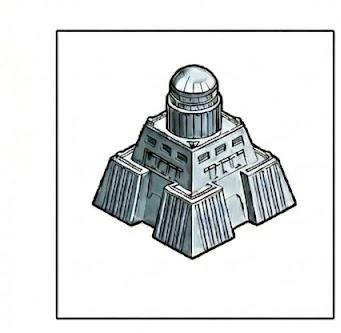
#> input picture debug_cell.png, 341 x 333 px
$ python -i process_buildings.py   (imports and definitions only)
#> lines starting #> are read from the running program, lines starting #| are printed output that depends on the picture; after the words box and inside, x2 and y2 are one past the last pixel; in counts of white or black regions, pixels touching at a corner belong together
import os
import sys
from PIL import Image, ImageOps, ImageChops

def colorize_image(img_rgba, hex_color):
    """
    흰 배경을 날린 이미지의 알파 채널을 유지한 채,
    회색조로 변환한 뒤 입력받은 hex_color 계열로 밝게 틴트를 입힙니다.
    """
    hex_color = hex_color.lstrip('#')
    if len(hex_color) == 6:
        r, g, b = tuple(int(hex_color[i:i+2], 16) for i in (0, 2, 4))
    else:
        r, g, b = (128, 128, 128)

    alpha = img_rgba.split()[3]
    gray = img_rgba.convert('L')

    # 색상을 화사하면서도 선명하게 조정 (밝은 보드판 위에서 뚜렷하게 보이도록)
    # 검은 선 매핑: 원래 색의 아주 어두운 버전(거의 검은색)에 가깝게
    dark_c = (int(r * 0.2), int(g * 0.2), int(b * 0.2))
    # 흰 면 매핑: 파스텔톤이 너무 옅어지지 않도록, 원색에 흰색을 아주 약간만(25%) 섞어주어 선명함 유지
    light_c = (int(r + (255 - r) * 0.25), int(g + (255 - g) * 0.25), int(b + (255 - b) * 0.25))

    tinted = ImageOps.colorize(gray, black=dark_c, white=light_c)
    tinted.putalpha(alpha)
    return tinted

def make_transparent_and_clean(img):
    from PIL import ImageDraw

    # 건물이 중앙에 위치한다는 것을 가정하고, 가장자리에 있는 모든 노이즈/격자선을 무식하게 흰색으로 덮어버립니다.
    # 좌, 우, 상, 하 여백이 다르므로 각각 알맞은 두께로 덮습니다. (왼쪽 격자선 잔여물 제거)
    draw = ImageDraw.Draw(img)
    w, h = img.size
    wipe_left = 60
    wipe_right = 50
    wipe_top = 40
    wipe_bottom = 45
    draw.rectangle([0, 0, w, wipe_top], fill=(255, 255, 255, 255))
    draw.rectangle([0, h - wipe_bottom, w, h], fill=(255, 255, 255, 255))
    draw.rectangle([0, 0, wipe_left, h], fill=(255, 255, 255, 255))
    draw.rectangle([w - wipe_right, 0, w, h], fill=(255, 255, 255, 255))

    gray = img.convert('L')
    bw = gray.point(lambda p: 255 if p > 230 else 0)

    # 테두리를 모두 흰색으로 덮었으므로, (0,0) 좌표는 무조건 배경(흰색). 여기서 한 번만 floodfill 하면 됩니다.
    ImageDraw.floodfill(bw, (0, 0), 128)

    mask = bw.point(lambda p: 0 if p == 128 else 255)

    img = img.convert("RGBA")
    img.putalpha(mask)
    return img

def process_buildings(source_path, dest_dir):
#> called with source_path = 'debug_cell.png', dest_dir = 'out.png'
    try:
        img = Image.open(source_path).convert('RGBA')
#> img is the input picture: PIL image 341x333 RGBA; mean R, G, B, A 224.6, 226.4, 226.8, 255
    except Exception as e:
        print(f"이미지 열기 실패: {e}")
        return

    width, height = img.size
#> width = 341; height = 333

    # 2x3 그리드 분할: 3열 2행
    cell_w = width // 3
#> cell_w = 113
    cell_h = height // 2
#> cell_h = 166

    # 그리드 순서 구역 (상단 좌->우, 하단 좌->우)
    # 상단 0, 1, 2 = 의회, 연구소, 광산
    # 하단 0, 1, 2 = 아카데미, 가이아포머, 교역소
    layouts = [
        "planetary_institute", "research_lab", "mine",
        "academy", "gaiaformer", "trading_station"
    ]

    # 건물별 스케일 비율 (1.0 = 캔버스 꽉 채움, 0.7 = 70% 크기로 축소)
    BUILDING_SCALE = {
        "planetary_institute": 0.70,
        "research_lab":        0.60,
        "mine":                0.60,
        "academy":             0.70,
        "gaiaformer":          0.55,
        "trading_station":     0.60,
    }

    # gameConfig.ts에 기반한 종족(행성)별 기준 색상표 + 다카니안/팅커로이드 소행성
    COLORS = {
        'terra': '#3B5998',
        'oxide': '#E65100',
        'volcanic': '#B71C1C',
        'desert': '#F9A825',
        'swamp': '#8B5A2B',    # 갈색(Swamp)을 더 밝고 따뜻한 톤으로 변경하여 구별감 향상 (#4E342E -> #8B5A2B)
        'titanium': '#757575', # 회색(Titanium)을 더 밝은 은회색으로 변경하여 갈색과 대비되게 함 (#424242 -> #757575)
        'ice': '#B3E5FC',
        'proto': '#00E5FF',
        'asteroid': '#AB47BC'  # 소행성 색상 추가
    }

    if not os.path.exists(dest_dir):
        os.makedirs(dest_dir, exist_ok=True)

    # 픽셀에 의존하는 하드코딩된 마진을 제거합니다.
    # 통일된 캔버스 크기를 260x260 정도로 지정합니다.
    canvas_w = 260
    canvas_h = 260

    for idx, b_name in enumerate(layouts):
        if not b_name:
            continue

        col = idx % 3
        row = idx // 3

        # 영역을 단순히 1/6 그리드로 크게 자릅니다.
        left  = col * cell_w
        upper = row * cell_h
        right = (col + 1) * cell_w
        lower = (row + 1) * cell_h
        cell = img.crop((left, upper, right, lower))

        # 2. 배경 지우기 (가장자리 40px을 무조건 삭제하여 격자선 방어)
        transparent_cell = make_transparent_and_clean(cell)

        # 3. 알맹이(그려진 부분)만 타이트하게 크롭
        bbox = transparent_cell.getbbox()
        if bbox:
            transparent_cell = transparent_cell.crop(bbox)

        # 4. 건물별 스케일 적용 (캔버스 크기 기준 비율로 리사이즈)
        scale = BUILDING_SCALE.get(b_name, 0.75)
        bw, bh = transparent_cell.size
        max_w = int(canvas_w * scale)
        max_h = int(canvas_h * scale)
        ratio = min(max_w / bw, max_h / bh)
        new_w, new_h = int(bw * ratio), int(bh * ratio)
        transparent_cell = transparent_cell.resize((new_w, new_h), Image.Resampling.LANCZOS)

        # 5. 표준 캔버스에 중앙 배치 (모든 건물 동일 크기로 통일)
        # 기본적으로 수직, 수평 중앙에 정렬하되, 교역소(trading_station) 등
        # 바닥면이 넓은 건물이 하늘에 뜨지 않도록 필요시 하단 정렬 처리 가능
        bw, bh = transparent_cell.size
        canvas = Image.new("RGBA", (canvas_w, canvas_h), (0, 0, 0, 0))
        paste_x = max(0, (canvas_w - bw) // 2)

        # [6 lines of commented-out code are left out]
        paste_y = max(0, (canvas_h - bh) // 2)


        canvas.paste(transparent_cell, (paste_x, paste_y))

        # 6. 색상별로 저장
        for c_name, c_hex in COLORS.items():
            tinted = colorize_image(canvas, c_hex)
            out_filename = f"{c_name}_{b_name}.png"
            out_path = os.path.join(dest_dir, out_filename)
            tinted.save(out_path, "PNG")
            print(f"Saved: {out_path}")
#> this loop made 6 passes
#> (col, left, right, bbox) on passes 2, 5, 6: (1, 113, 226, (61, 71, 63, 121)), (1, 113, 226, (61, 41, 63, 86)), (2, 226, 339, (61, 41, 63, 45))
#> (col, left, right) on passes 3 to 4: (2, 226, 339), (0, 0, 113)
#> pass 1, in process_buildings, `cell = img.crop((left, upper, right, lower))`:
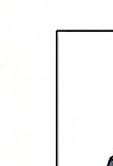
#> cell: PIL image 113x166 RGBA; mean R, G, B, A 249.2, 249.2, 248.9, 255
#> pass 1, in make_transparent_and_clean, `gray = img.convert('L')`:
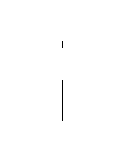
#> gray: PIL image 113x166 L; values 254 (black) and 255 (white), 99.7% white; black in thin lines or dots, all inside (x1, y1, x2, y2) = (62, 41, 63, 121)
#> after the loop:
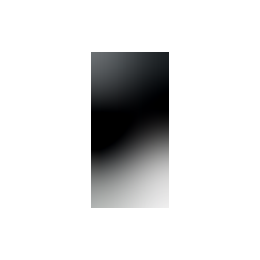
#> canvas: PIL image 260x260 RGBA; mean R, G, B, A 13.9, 14.2, 14.4, 45.9; transparent parts drawn white
#> after the loop:
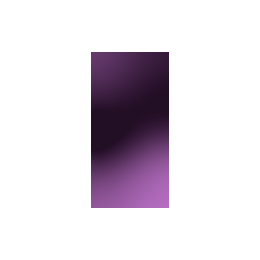
#> tinted: PIL image 260x260 RGBA; mean R, G, B, A 42.7, 19.6, 46.2, 45.9; transparent parts drawn white
#> after the loop:
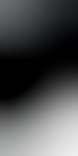
#> transparent_cell: PIL image 78x156 RGBA; mean R, G, B, A 77.4, 78.9, 79.9, 255

    print("\n✅ 건물 이미지 분할 및 종족별 색상 덧입히기 완료!")

# [8 lines not run here, left out]

>>> result = process_buildings('debug_cell.png', 'out.png')
